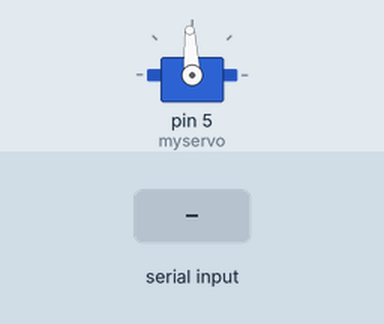
A sketch run on a simulated Arduino Uno, built with avr-gcc and run on an emulated ATmega328P. Shown: servo. The test bench sets the inputs (shaded band).

Above: at 1.2 s.
1.3 s: "90,45\n" received over Serial
At 1.37 s:
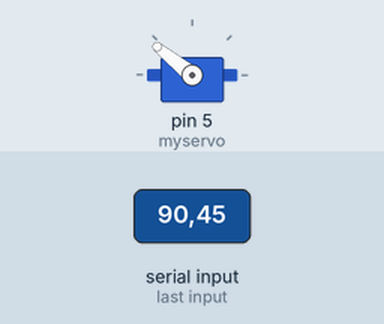
Timing chart, 0 to 4.3 s (numbered marks = the images above; inputs shaded):
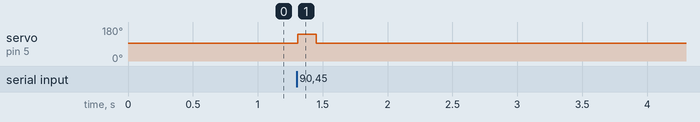

Measured:
- after the input at 1.3 s, servo on pin 5 (myservo): 93° → 141° at once, → 93° 0.14 s later

The sketch:

servo_arduino.ino
```cpp
#include <Servo.h>
Servo myservo;
String inByte;
int pos;
unsigned long previousMillis = 0;
void setup() {

  myservo.attach(5);
  Serial.begin(9600);
}

void loop()
{
  bool x  = false;
  if(Serial.available())
    {
    inByte = Serial.readStringUntil('\n');
    pos = inByte.toInt();
    x = true;
    }
   if(x){
    myservo.write(2000);
    delay(1.6*pos);
   }
    myservo.write(1500);
}
```
